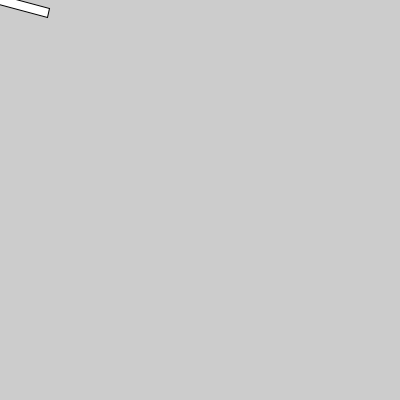
Frame 1 (no input)
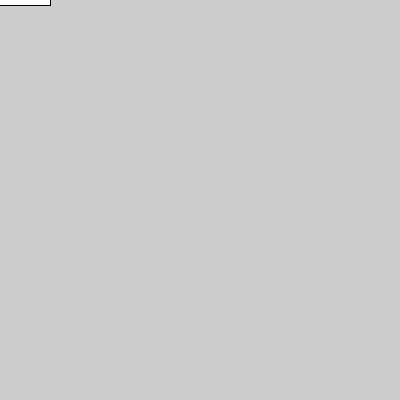
Frame 60 (the mouse pressed at the canvas centre just before this capture)
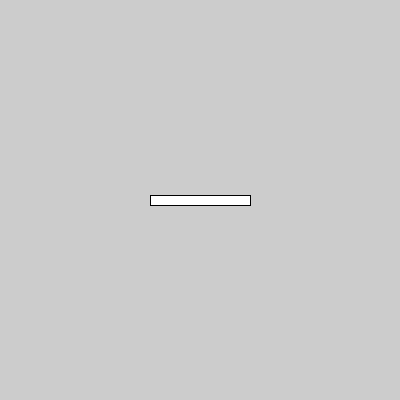
Frame 120 (the mouse held since frame 60 and released just before this capture)

The Processing sketch that drew these frames (run headless with seeded random() and noise(); from frame 60 on, the mouse is pressed at the canvas centre):

// Processing sketch: week05_4
// ── week05_4.pde
//week05-4
//比較 rotate & translate 的順序
void setup(){
   size(400,400); 
}
void draw(){
   background(204);
   //做測試，把下面兩行對調順序
   //會發現: 畫東西之前 translate()才有效果
   //在電腦圖學中，畫圖時會照著之前「累積的移動、旋轉」來放東西
   translate(mouseX,mouseY); //移動到mouse所在位置
   rotate(radians(frameCount)*15); //1淼有60個frame，轉60度，要變radians單位
   rect(-50,-5,100,10); //寬度100的棒子，放在左上角
}
